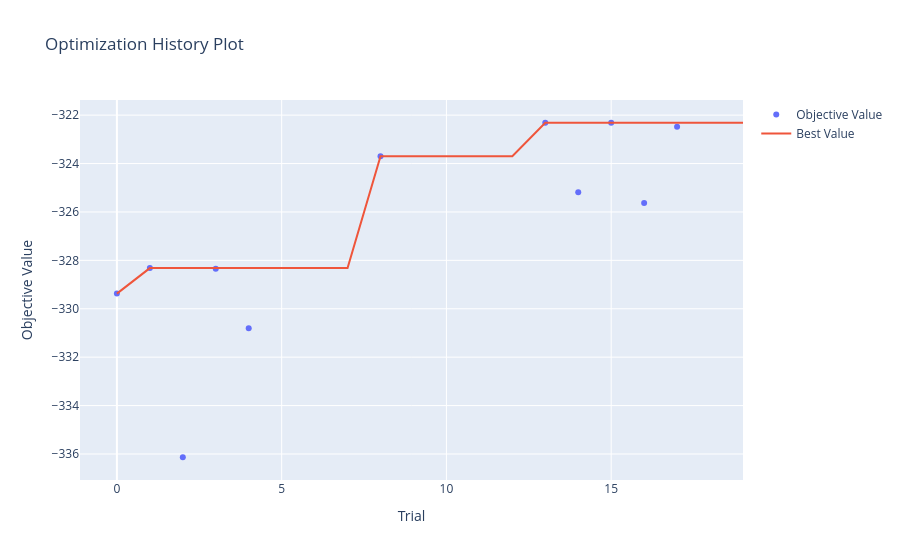
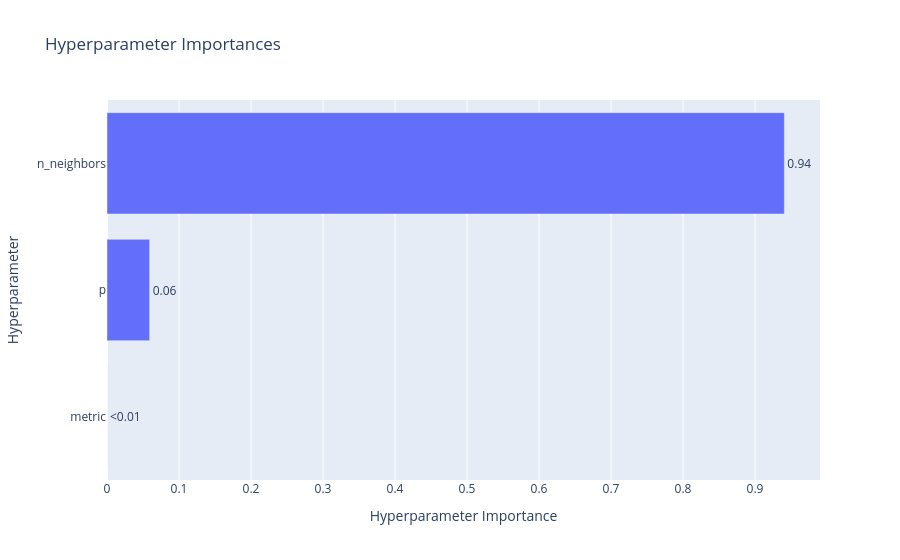

Source (notebook cell) for these figures, in order:
### Markdown cell above
Теперь оптимизируем kNN:

### Code cell
def knn_params_func(trial):
    return {
        'metric': trial.suggest_categorical('metric', ['minkowski']),
        'p': trial.suggest_int('p', 1, 2), # 1 - манхэттенское. 2 - эвклидово
        'n_neighbors': trial.suggest_int('n_neighbors', 3, 30),
    }

def knn_estimator_func(params):
    return Pipeline([
        ('preprocessor', knn_preprocessor),
        ('model', KNeighborsRegressor(**params))
    ])

knn_study = optuna_helper.fit_study(
    knn_params_func, knn_estimator_func, scorer_func, n_trials=20, visualize=True)

print('=== Knn ===')
print('Наилучшие гиперпараметры:', knn_study.best_params)
print(f'RMSE: {-knn_study.best_value:.2f}')

### Figure 1 — Plotly figure (JSON) as saved in the notebook; plotly's stock layout.template omitted (floating-point values rounded to 4 significant figures)
{"data": [{"mode": "markers", "name": "Objective Value", "type": "scatter", "x": [0, 1, 2, 3, 4, 8, 13, 14, 15, 16, 17], "y": [-329.4, -328.3, -336.1, -328.4, -330.8, -323.7, -322.3, -325.2, -322.3, -325.6, -322.5]}, {"mode": "lines", "name": "Best Value", "type": "scatter", "x": [0, 1, 2, 3, 4, 5, 6, 7, 8, 9, 10, 11, 12, 13, 14, 15, 16, 17, 18, 19], "y": [-329.4, -328.3, -328.3, -328.3, -328.3, -328.3, -328.3, -328.3, -323.7, -323.7, -323.7, -323.7, -323.7, -322.3, -322.3, -322.3, -322.3, -322.3, -322.3, -322.3]}, {"marker": {"color": "#cccccc"}, "mode": "markers", "name": "Infeasible Trial", "showlegend": false, "type": "scatter", "x": [], "y": []}], "layout": {"title": {"text": "Optimization History Plot"}, "xaxis": {"title": {"text": "Trial"}}, "yaxis": {"title": {"text": "Objective Value"}}}}

### Figure 2 — Plotly figure (JSON) as saved in the notebook; plotly's stock layout.template omitted (floating-point values rounded to 4 significant figures)
{"data": [{"cliponaxis": false, "hovertemplate": ["metric (CategoricalDistribution): 0.0<extra></extra>", "p (IntDistribution): 0.059230389938731434<extra></extra>", "n_neighbors (IntDistribution): 0.9407696100612686<extra></extra>"], "name": "Objective Value", "orientation": "h", "text": ["<0.01", "0.06", "0.94"], "textposition": "outside", "type": "bar", "x": [0, 0.05923, 0.9408], "y": ["metric", "p", "n_neighbors"]}], "layout": {"title": {"text": "Hyperparameter Importances"}, "xaxis": {"title": {"text": "Hyperparameter Importance"}}, "yaxis": {"title": {"text": "Hyperparameter"}}}}
